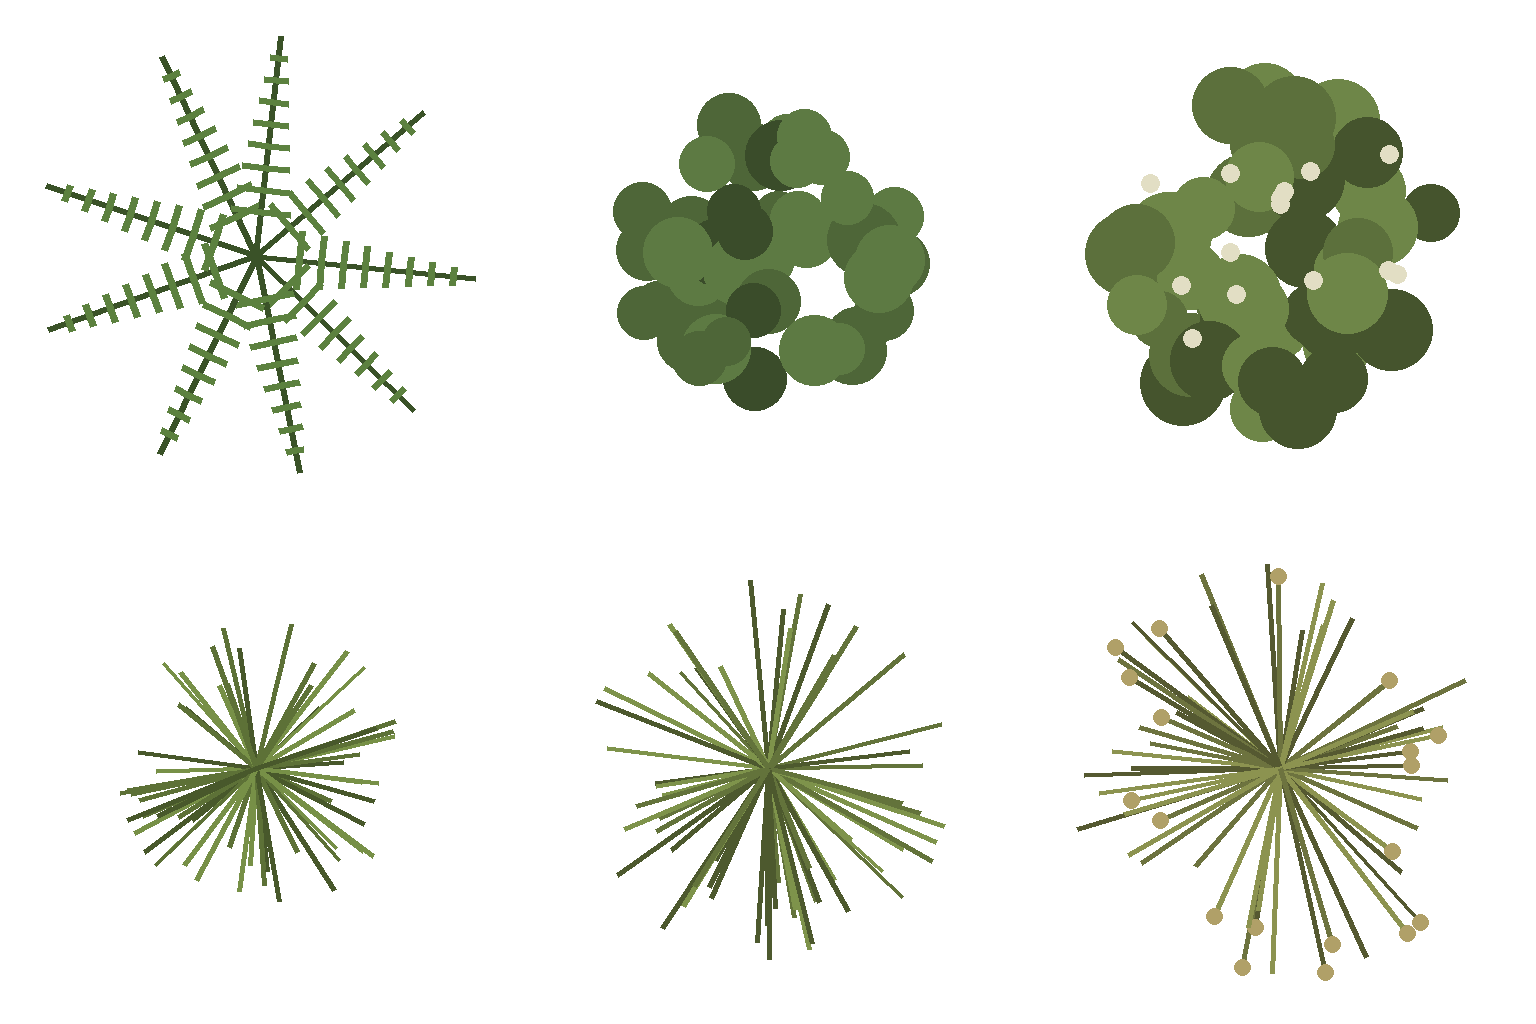

This chart was generated by the following Python code:
"""Guide for the six open-ground forest-floor plants (nature.shrub-1..3, nature.tuft-1..3).

One plant per 512 px frame on a 3x2 sheet (1536x1024), one world cell = 480 px, plant centred in its frame.
Slot order is the tileset order: shrub-1, shrub-2, shrub-3 / tuft-1, tuft-2, tuft-3. Each plant stays inside a
disc of its stated diameter so it reads as a one-cell prop that never claims its neighbours. They are open ground:
nothing here closes a cell.

Usage: python art-source/templates/forest-floor-plants-guide.py <out.png>
"""
import math
import random
import sys

from PIL import Image, ImageDraw

PITCH, CELL = 512, 480
# (diameter in cells, kind, base colour)
PLANTS = [
    (0.92, "fern", (84, 118, 58)),      # shrub-1 broad low fern rosette
    (0.70, "bush", (78, 102, 56)),      # shrub-2 small leafy scrub
    (0.82, "flower", (92, 112, 60)),    # shrub-3 low leafy bush with small pale flowers
    (0.62, "grass", (104, 126, 62)),    # tuft-1 upright grass tuft
    (0.80, "grass", (110, 128, 66)),    # tuft-2 wider grass tuft
    (0.88, "seed", (122, 128, 70)),     # tuft-3 tall wild grass with seed heads
]


def shade(c, k):
    return tuple(max(0, min(255, int(v * k))) for v in c) + (255,)


def main(out):
    img = Image.new("RGBA", (PITCH * 3, PITCH * 2), (0, 0, 0, 0))
    d = ImageDraw.Draw(img)
    for slot, (diam, kind, col) in enumerate(PLANTS):
        rnd = random.Random(slot)
        cx, cy = slot % 3 * PITCH + PITCH // 2, slot // 3 * PITCH + PITCH // 2
        r = diam * CELL / 2
        if kind in ("fern",):
            for i in range(9):
                a = i * 2 * math.pi / 9 + rnd.uniform(-.15, .15)
                ex, ey = cx + math.cos(a) * r, cy + math.sin(a) * r
                d.line((cx, cy, ex, ey), fill=shade(col, .7), width=6)
                for t in range(2, 10):
                    px, py = cx + (ex - cx) * t / 10, cy + (ey - cy) * t / 10
                    w = r * .16 * (1 - t / 12)
                    for s in (-1, 1):
                        d.line((px, py, px - math.sin(a) * w * s, py + math.cos(a) * w * s), fill=shade(col, 1.1), width=7)
        elif kind in ("bush", "flower"):
            for _ in range(46):
                a, rr = rnd.uniform(0, 2 * math.pi), r * math.sqrt(rnd.random()) * .82
                x, y, s = cx + math.cos(a) * rr, cy + math.sin(a) * rr, r * rnd.uniform(.14, .22)
                d.ellipse((x - s, y - s, x + s, y + s), fill=shade(col, rnd.choice((.75, 1, 1.2))))
            if kind == "flower":
                for _ in range(14):
                    a, rr = rnd.uniform(0, 2 * math.pi), r * rnd.uniform(.2, .8)
                    x, y = cx + math.cos(a) * rr, cy + math.sin(a) * rr
                    d.ellipse((x - 9, y - 9, x + 9, y + 9), fill=(226, 222, 196, 255))
        else:
            for _ in range(60):
                a = rnd.uniform(0, 2 * math.pi)
                length = r * rnd.uniform(.55, 1.0)
                ex, ey = cx + math.cos(a) * length, cy + math.sin(a) * length
                d.line((cx, cy, ex, ey), fill=shade(col, rnd.choice((.7, .9, 1.15))), width=5)
                if kind == "seed" and rnd.random() < .3:
                    d.ellipse((ex - 8, ey - 8, ex + 8, ey + 8), fill=(176, 160, 104, 255))
    img.save(out)


if __name__ == "__main__":
    main(sys.argv[1])
